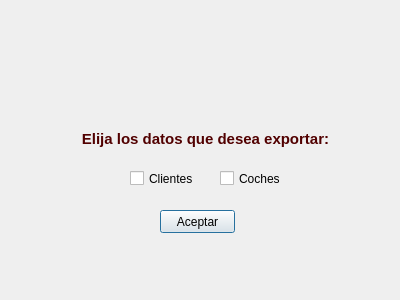
<?xml version="1.0" encoding="UTF-8"?>
<ui version="4.0">
 <class>dlgDatos</class>
 <widget class="QDialog" name="dlgDatos">
  <property name="windowModality">
   <enum>Qt::WindowModal</enum>
  </property>
  <property name="geometry">
   <rect>
    <x>0</x>
    <y>0</y>
    <width>400</width>
    <height>300</height>
   </rect>
  </property>
  <property name="minimumSize">
   <size>
    <width>400</width>
    <height>300</height>
   </size>
  </property>
  <property name="maximumSize">
   <size>
    <width>400</width>
    <height>300</height>
   </size>
  </property>
  <property name="windowTitle">
   <string>Exportar Datos</string>
  </property>
  <property name="modal">
   <bool>true</bool>
  </property>
  <widget class="QLabel" name="label">
   <property name="geometry">
    <rect>
     <x>70</x>
     <y>130</y>
     <width>271</width>
     <height>20</height>
    </rect>
   </property>
   <property name="font">
    <font>
     <pointsize>11</pointsize>
     <weight>75</weight>
     <bold>true</bold>
    </font>
   </property>
   <property name="focusPolicy">
    <enum>Qt::TabFocus</enum>
   </property>
   <property name="styleSheet">
    <string notr="true">color: rgb(81, 0, 0);</string>
   </property>
   <property name="text">
    <string>Elija los datos que desea exportar:</string>
   </property>
   <property name="alignment">
    <set>Qt::AlignHCenter|Qt::AlignTop</set>
   </property>
  </widget>
  <widget class="QLabel" name="label_2">
   <property name="geometry">
    <rect>
     <x>160</x>
     <y>20</y>
     <width>81</width>
     <height>81</height>
    </rect>
   </property>
   <property name="text">
    <string/>
   </property>
   <property name="pixmap">
    <pixmap>img/pregunta.png</pixmap>
   </property>
   <property name="scaledContents">
    <bool>true</bool>
   </property>
  </widget>
  <widget class="QCheckBox" name="chkClientes">
   <property name="geometry">
    <rect>
     <x>130</x>
     <y>170</y>
     <width>70</width>
     <height>17</height>
    </rect>
   </property>
   <property name="text">
    <string>Clientes</string>
   </property>
  </widget>
  <widget class="QCheckBox" name="chkCoches">
   <property name="geometry">
    <rect>
     <x>220</x>
     <y>170</y>
     <width>70</width>
     <height>17</height>
    </rect>
   </property>
   <property name="text">
    <string>Coches</string>
   </property>
  </widget>
  <widget class="QPushButton" name="btnExportaDatos">
   <property name="geometry">
    <rect>
     <x>160</x>
     <y>210</y>
     <width>75</width>
     <height>23</height>
    </rect>
   </property>
   <property name="text">
    <string>Aceptar</string>
   </property>
  </widget>
 </widget>
 <resources/>
 <connections/>
</ui>
